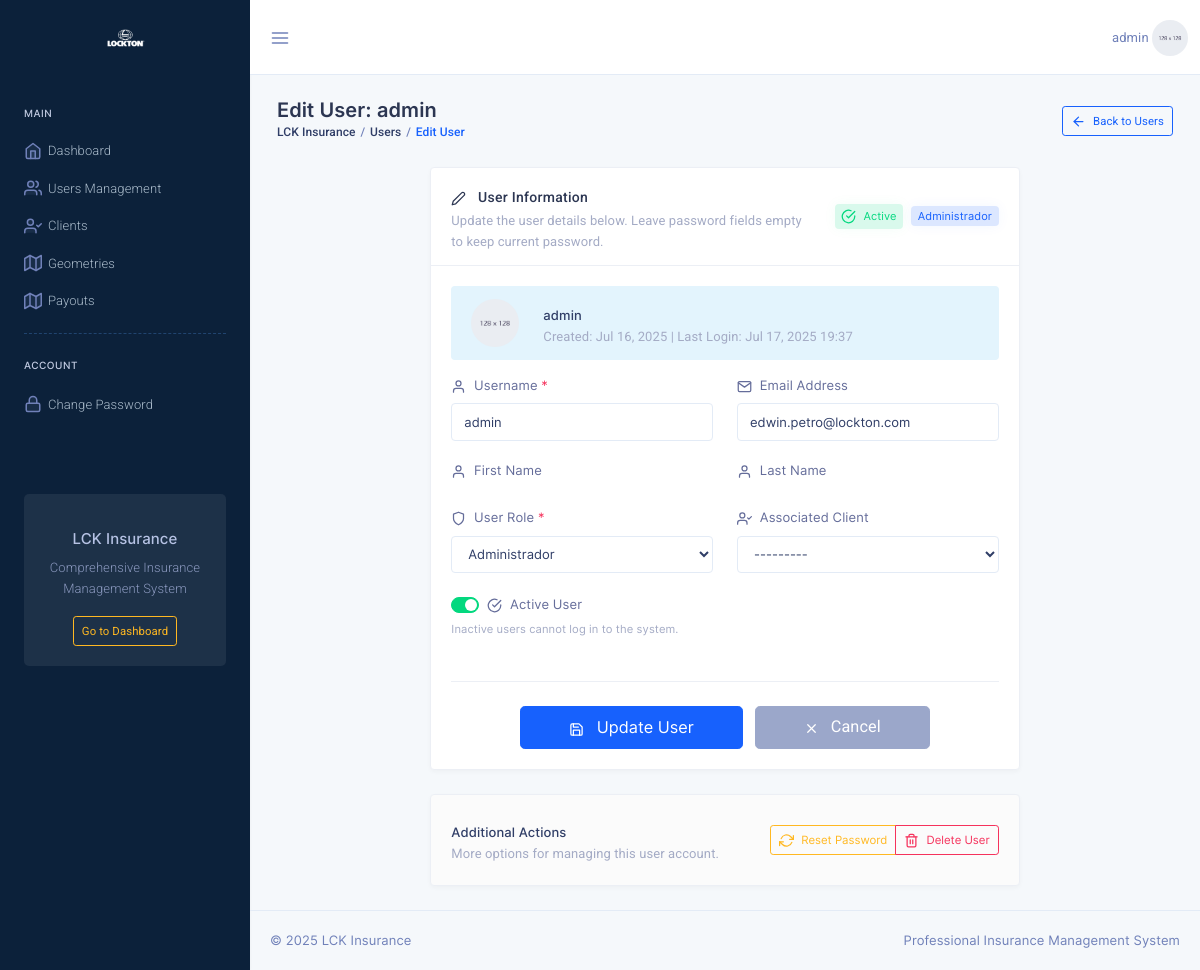
Page /users/edit/1/ (signed in) on the earlier database version.
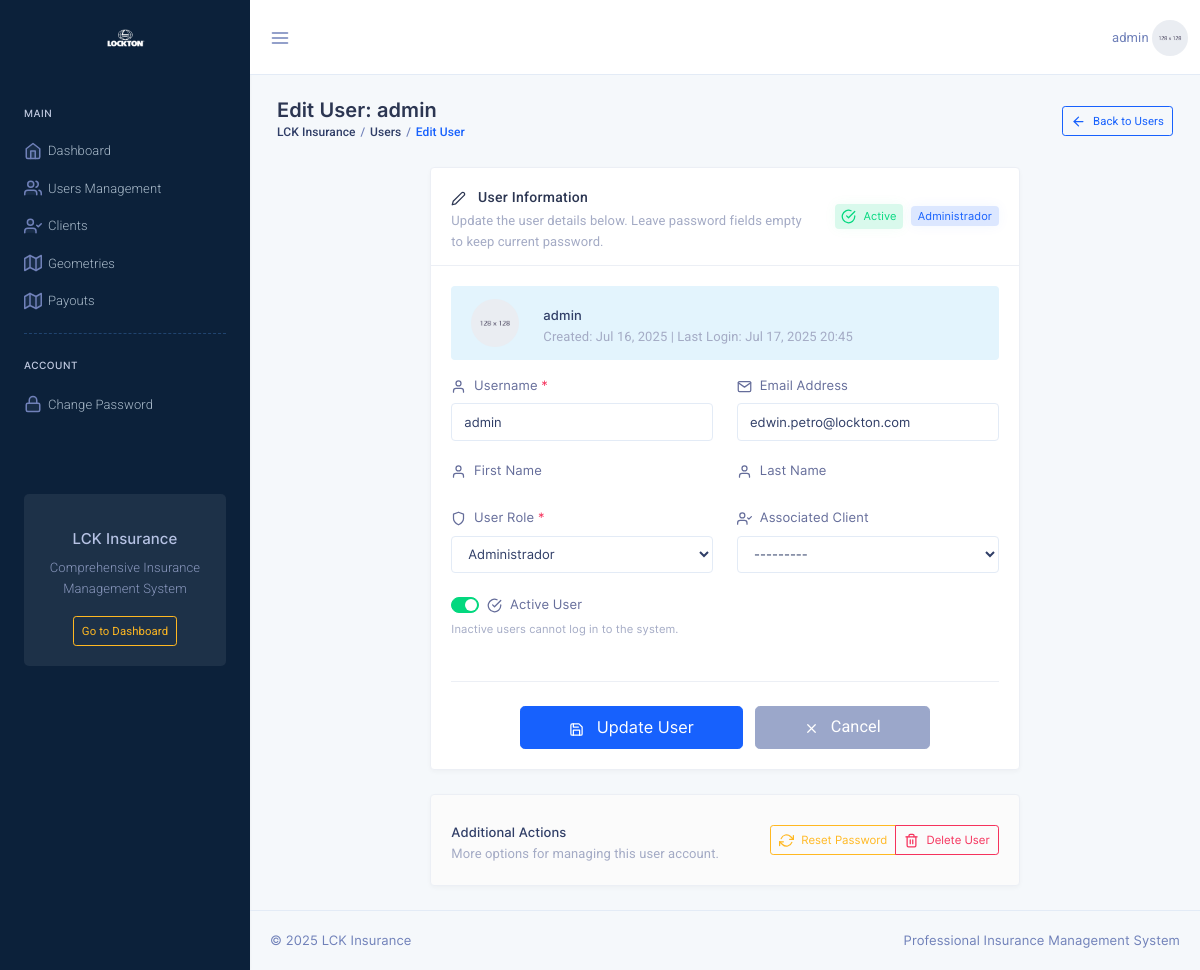
Same page on the later database version.
### users/models.py (models this page shows, shortened)
class User(AbstractUser):
    ROLE_CHOICES = [
        ('admin', 'Administrador'),
        ('client', 'Cliente'),
    ]
    role = models.CharField(max_length=10, choices=ROLE_CHOICES, default='client')
    cliente_relacionado = models.ForeignKey(
        'clients.Cliente',
        on_delete=models.SET_NULL,
        null=True,
        blank=True
    )

### users/views.py (the view)
    def _wrapped_view(request, *args, **kwargs):
        if not request.user.is_authenticated:
            return redirect('login')
        if request.user.role != 'admin':
            messages.error(request, 'No tienes permisos para acceder a esta sección.')
            return redirect('dashboard')
        return view_func(request, *args, **kwargs)

### users/forms.py
class UserEditForm(forms.ModelForm):
    email = forms.EmailField(required=True)
    class Meta:
        model = User
        fields = ('username', 'email', 'role', 'cliente_relacionado', 'is_active')
    def __init__(self, *args, **kwargs):
        super().__init__(*args, **kwargs)
        for field in self.fields:
            self.fields[field].widget.attrs.update({'class': 'form-control'})
        self.fields['cliente_relacionado'].queryset = Cliente.objects.filter(activo=True)
        self.fields['cliente_relacionado'].required = False

### clients/models.py (called while the page is built)
    def __str__(self):
        return f"{self.id_cliente}-{self.nombre}"  # Formato: 123456-Lockton

### users/views.py (called while the page is built)
def admin_required(view_func):
    def _wrapped_view(request, *args, **kwargs):
        if not request.user.is_authenticated:
            return redirect('login')
        if request.user.role != 'admin':
            messages.error(request, 'No tienes permisos para acceder a esta sección.')
            return redirect('dashboard')
        return view_func(request, *args, **kwargs)
    return _wrapped_view

### templates/users/user_edit.html (shortened to what the changed rows need)
{% extends 'base_dashboard.html' %}
{% load static %}
{% block content %}
<div class="row">
    <div class="col-sm-12">
        <div class="page-title-box">
            <div class="row">
                <div class="col">
                    <h4 class="page-title">Edit User: {{ edit_user.username }}</h4>
                    <ol class="breadcrumb">
                        <li class="breadcrumb-item"><a href="{% url 'dashboard' %}">LCK Insurance</a></li>
                        <li class="breadcrumb-item"><a href="{% url 'user_list' %}">Users</a></li>
                        <li class="breadcrumb-item active">Edit User</li>
                    </ol>
                </div>
            </div>
        </div>
    </div>
</div>
<div class="row justify-content-center">
    <div class="col-lg-8">
        <div class="card">
            <div class="card-header">
                <div class="row align-items-center">
                    <div class="col-auto">
                        <div class="d-flex align-items-center">
                            {% if edit_user.is_active %}
                                <span class="badge badge-soft-success mr-2">
                                    <i data-feather="check-circle" class="icon-xs mr-1"></i>
                                    Active
                                </span>
                            {% else %}
                                <span class="badge badge-soft-secondary mr-2">
                                    <i data-feather="x-circle" class="icon-xs mr-1"></i>
                                    Inactive
                                </span>
                            {% endif %}
                            <span class="badge badge-soft-primary">
                                {{ edit_user.get_role_display }}
                            </span>
                        </div>
                    </div>
                </div>
            </div>
            <div class="card-body">
                <form method="post" class="needs-validation" novalidate>
                    <div class="alert alert-info" role="alert">
                        <div class="row align-items-center">
                            <div class="col">
                                <h6 class="mb-1">{{ edit_user.username }}</h6>
                                <p class="mb-0 text-muted">
                                    Created: {{ edit_user.date_joined|date:"M d, Y" }} |
                                    Last Login: {{ edit_user.last_login|date:"M d, Y H:i"|default:"Never" }}
                                </p>
                            </div>
                        </div>
                    </div>
                    <div class="row">
                        <div class="col-md-6">
                            <div class="form-group">
                                <label for="{{ form.username.id_for_label }}" class="form-label">
                                    <i data-feather="user" class="icon-xs mr-1"></i>
                                    Username <span class="text-danger">*</span>
                                </label>
                                {{ form.username }}
                            </div>
                        </div>
                        <div class="col-md-6">
                            <div class="form-group">
                                <label for="{{ form.email.id_for_label }}" class="form-label">
                                    <i data-feather="mail" class="icon-xs mr-1"></i>
                                    Email Address
                                </label>
                                {{ form.email }}
                            </div>
                        </div>
                    </div>
                    <div class="row">
                        <div class="col-md-6">
                            <div class="form-group">
                                <label for="{{ form.role.id_for_label }}" class="form-label">
                                    <i data-feather="shield" class="icon-xs mr-1"></i>
                                    User Role <span class="text-danger">*</span>
                                </label>
                                {{ form.role }}
                            </div>
                        </div>
                        <div class="col-md-6">
                            <div class="form-group">
                                <label for="{{ form.cliente_relacionado.id_for_label }}" class="form-label">
                                    <i data-feather="user-check" class="icon-xs mr-1"></i>
                                    Associated Client
                                </label>
                                {{ form.cliente_relacionado }}
                            </div>
                        </div>
                    </div>
                </form>
            </div>
        </div>
    </div>
</div>
{% endblock %}

### templates/base_dashboard.html (shortened to what the changed rows need)
{% load static %}
<!DOCTYPE html>
<html lang="en">
<head>
    <link href="{% static 'css/bootstrap.min.css' %}" rel="stylesheet" type="text/css" />
    <link href="{% static 'css/jquery-ui.min.css' %}" rel="stylesheet">
    <link href="{% static 'css/icons.min.css' %}" rel="stylesheet" type="text/css" />
    <link href="{% static 'css/metisMenu.min.css' %}" rel="stylesheet" type="text/css" />
    <link href="{% static 'css/app.min.css' %}" rel="stylesheet" type="text/css" />
</head>
<body class="dark-sidenav">
    <div class="page-wrapper">
        <div class="topbar">
            <nav class="navbar-custom">
                <ul class="list-unstyled topbar-nav float-right mb-0">
                    <li class="dropdown">
                        <a class="nav-link dropdown-toggle waves-effect waves-light nav-user" data-toggle="dropdown" href="#" role="button"
                            aria-haspopup="false" aria-expanded="false">
                            <span class="ml-1 nav-user-name hidden-sm">{{ user.username }}</span>
                            <img src="{% static 'images/users/user-5.jpg' %}" alt="profile-user" class="rounded-circle" />
                        </a>
                    </li>
                </ul>
            </nav>
        </div>
        <div class="page-content">
            <div class="container-fluid">
                {% block content %}
                {% endblock %}
            </div>
        </div>
    </div>
</body>
</html>

Differences in the rows shown:
changed User "admin": last_login "Jul 17, 2025 19:37" → "Jul 17, 2025 20:45"
